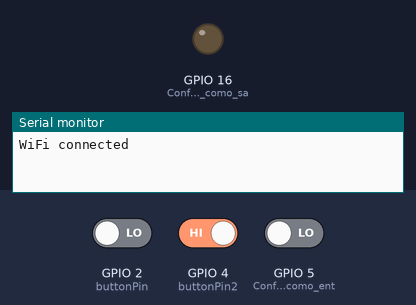
Recording of a sketch running on a simulated ESP8266 (NodeMCU). Parts: output pins drawn as LEDs (lit = HIGH), the last lines printed to the serial monitor. The inputs (shaded band) are chosen by the test bench; at power-on: GPIO 2 (buttonPin) LOW, GPIO 4 (buttonPin2) HIGH, GPIO 5 (Configuracion_D1_como_ent) LOW. WiFi joins after 1.5 s; servers stay silent unless stated; uploads are accepted with an empty reply.

Above: at 0.1 s.
At 2.7 s:
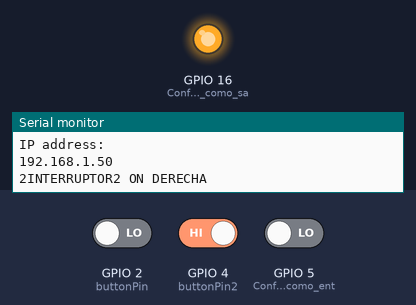
2.8 s: GPIO 2 (buttonPin) driven HIGH and GPIO 4 (buttonPin2) driven LOW
Timing chart, 0 to 5.8 s (numbered marks = the images above; inputs shaded):
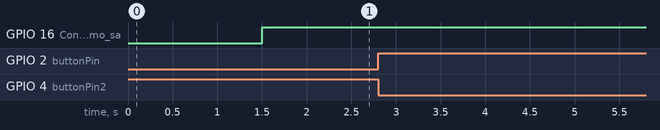

The sketch:

BOTONOFF-ARDUINO-API.ino
```cpp
#include <ArduinoJson.h>
#include <ESP8266WiFi.h>
#include <ESP8266HTTPClient.h>
#include <WiFiClient.h>

int distancia;
long tiempo;
int c_distancia;
String server = "";

const char *ssid     = "N9PRO";
const char *password = "holaequipo1";

const int buttonPin = 2; //D4     // Pin del interruptor1
const int buttonPin2 = 4; //D2    // Pin del interruptor2


int antes = 0;
int ahora = 0;
int antes2 = 0;
int ahora2 = 0;


//------------------------------------------------------------------------

void setup() {
  // Iniciamos el monitor serie
  Serial.begin(115200);
  pinMode(16, OUTPUT); //Configuracion  D0 como salida: Trigger - Disparo9
  pinMode(5, INPUT); //Configuracion D1 como entrada: Recibira el Echo10
  pinMode(LED_BUILTIN, OUTPUT);

  // Los pines de LED en modo salida
  pinMode(buttonPin, INPUT);
  pinMode(buttonPin2, INPUT_PULLUP);

  Serial.println("WiFi connected");
  WiFi.mode(WIFI_STA);
  WiFi.begin(ssid, password);

  while (WiFi.status() != WL_CONNECTED)
  {
    delay(500);
  }


  Serial.println("");
  Serial.println("WiFi connected");
  Serial.println("IP address: ");
  Serial.println(WiFi.localIP());

}

//------------------------------------------------------------------------------

void loop() {


  if (WiFi.status() == WL_CONNECTED) {
    if (digitalRead(buttonPin) == HIGH) {
      ahora = 1;
      if (antes != ahora) {
        Serial.println("INTERRUPTOR1 1 ON DERECHA");
        c_distancia=obtenerdistancia();
        post(1,"on",c_distancia);
        delay(1000);
        antes = 1;
      }

    }
    else {
      antes = 0;
      if (antes != ahora) {
        Serial.println("INTERRUPTOR1 1 OFF IZQUIERDA ");
        c_distancia=obtenerdistancia();
        post(1, "off",c_distancia);
        delay(1000);
        ahora=0;
      }
    }
    // SEGUNDO BOTON
    if (digitalRead(buttonPin2) == HIGH) {
      ahora2 = 1;
      if (antes2 != ahora2) {
        Serial.println("2INTERRUPTOR2 ON DERECHA");
        c_distancia=obtenerdistancia();
        post(2, "on",c_distancia);
        delay(1000);
        antes2 = 1;
      }

    }
    else {
      antes2 = 0;
      if (antes2!=ahora2) {
        Serial.println("2INTERRUPTOR 2 OFF IZQUIERDA ");
        c_distancia=obtenerdistancia();
        post(2, "off",c_distancia);
        delay(1000);
        ahora2=0;
      }
    }

  }

  delay(2000);

}

//-------------------------------------------------------------------------------------

void post(int boton, String posicion,int distancia) {
  Serial.println("Inicio post");
  HTTPClient http;
  String json;
  server = "http://144.202.34.148:3003/api/botones";

  StaticJsonDocument<256> doc;
  doc["boton"] = int(boton);
  doc["posicion"] = String(posicion);
  doc["distancia"] = int(distancia);
  serializeJson(doc, json);

  http.begin(server);
  http.addHeader("Content-Type", "application/json");
  http.POST(json);
  http.writeToStream(&Serial);
  http.end();
  Serial.println("Termino post");

}

//-------------------------------------------------------------------------------------

int obtenerdistancia() {

  digitalWrite(16,LOW); //Para darle estabilización al sensor
  delayMicroseconds(5); //Tiempo de 5 micro segundos
  digitalWrite(16, HIGH); //Enviamos el pulso ultrasónico para activar el sensor
  delayMicroseconds(5); //Con una duracion de 10 micro segundos
  tiempo=pulseIn(5, HIGH); //Función para medir la longitud del pulso entrante, mide el tiempo transcurrido de ida y vuelta
  distancia= int(0.017*tiempo); //Fórmula para calcular la distancia obteniendo un valor entero
  //Monitorización en centímetros por el monitor serial
  digitalWrite(LED_BUILTIN, HIGH);
  delay(1000); //Cada que Tiempo se imprimira el valor de la distancia

      Serial.println("Distancia: "); //Imprimimos "Distancia" sobre el Monitor Serial
      Serial.print(distancia); //Mostramos el Valor de la distancia real sobre el Monitor Serial
      Serial.print(" cm"); //Imprimimos " cm" sobre el Monitor Serial
      Serial.println("-------------------------------------------------------");

      digitalWrite(LED_BUILTIN, LOW);
      delay(1000);
      return(distancia);

}
```
